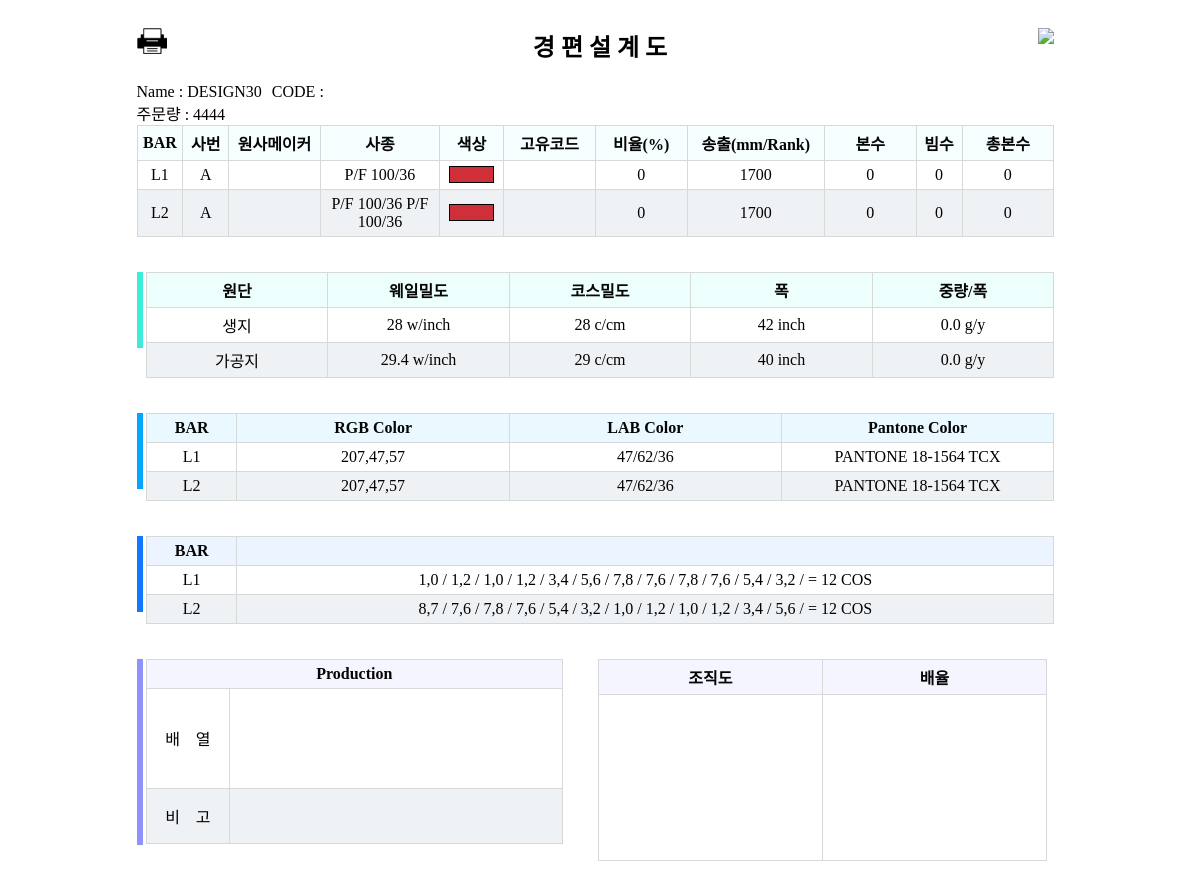
The app's page /production/detail/1 (signed in) with its own data.
### design_data/models.py (models this page shows, shortened)
class FSTY_CAD_Design_Data(models.Model):
    CAD_Design_Data_id = models.AutoField(primary_key=True)
    CAD_Design_Data_name = models.CharField(max_length=100, null=True)
    CAD_Design_Data_code = models.CharField(max_length=100, null=True)
    CAD_Design_Data_xml = models.FileField(upload_to=upload_product_file, null=True)
    CAD_Design_Data_pattern_image = models.ImageField(upload_to=upload_product_file, null=True)
    CAD_Design_Data_simulation_image = models.ImageField(upload_to=upload_product_file, null=True)
    CAD_Design_Data_create_date = models.DateTimeField(auto_now_add=True, blank=True)
    CAD_Design_Data_trc_file = models.FileField(upload_to=upload_product_file, null=True)
    CAD_Design_Data_magnification = models.CharField(max_length=10, null=True, blank=True)
    class Meta:
        db_table = 'FSTY_CAD_Design_Data'

class FSTY_CAD_Layer(models.Model):
    CAD_Layer_id = models.AutoField(primary_key=True)
    CAD_Layer_name = models.CharField(max_length=100, null=True)
    CAD_Layer_ratio = models.CharField(max_length=100, null=True)
    CAD_Layer_mm_rack = models.CharField(max_length=100, null=True)
    CAD_Layer_use = models.CharField(max_length=100, null=True)
    CAD_Layer_beam = models.CharField(max_length=100, null=True)
    CAD_Layer_total = models.CharField(max_length=100, null=True)
    CAD_Layer_iodata = models.CharField(max_length=2000, null=True)
    CAD_Layer_design_data = models.ForeignKey(FSTY_CAD_Design_Data, on_delete=models.CASCADE, null=True)
    class Meta:
        db_table = 'FSTY_CAD_Layer'

class FSTY_CAD_Yarn(models.Model):
    CAD_Yarn_id = models.AutoField(primary_key=True)
    CAD_Yarn_idx = models.CharField(max_length=100, null=True)
    CAD_Yarn_maker = models.CharField(max_length=100, null=True)
    CAD_Yarn_spec = models.CharField(max_length=100, null=True)
    CAD_Yarn_code = models.CharField(max_length=100, null=True)
    CAD_Yarn_rgb_color = models.CharField(max_length=100, null=True)
    CAD_Yarn_lab_color = models.CharField(max_length=100, null=True)
    CAD_Yarn_pantone_color = models.CharField(max_length=100, null=True)
    CAD_Yarn_layer = models.OneToOneField(FSTY_CAD_Layer, on_delete=models.CASCADE, null=True)
    class Meta:
        db_table = 'FSTY_CAD_Yarn'

class FSTY_CAD_Fabric(models.Model):
    CAD_Fabric_id = models.AutoField(primary_key=True)
    fabric_type = (
        ('R', u'row'),
        ('S', u'simulated')
    )
    CAD_Fabric_type = models.CharField(max_length=1, choices=fabric_type, null=True)
    CAD_Fabric_wpi = models.CharField(max_length=100, null=True)
    CAD_Fabric_cpi = models.CharField(max_length=100, null=True)
    CAD_Fabric_width = models.CharField(max_length=100, null=True)
    CAD_Fabric_weight_per_width = models.CharField(max_length=100, null=True)
    CAD_Fabric_production = models.ForeignKey(FSTY_CAD_Production, on_delete=models.CASCADE, null=True)
    class Meta:
        db_table = 'FSTY_CAD_Fabric'

class FSTY_CAD_Chain_Link(models.Model):
    CAD_Chain_Link_id = models.AutoField(primary_key=True)
    CAD_Chain_Link_course = models.CharField(max_length=2000)
    CAD_Chain_Link_layer = models.OneToOneField(FSTY_CAD_Layer, on_delete=models.CASCADE, null=True)
    class Meta:
        db_table = 'FSTY_CAD_Chain_Link'

### production/views.py (the view)
# urls.py: url(r'^design/(?P<designId>\d+)', views.showDesignProduction),
@csrf_exempt
@login_required(login_url='/')
def showDesignProduction(request, productionId):
    orderObj = Order_DesignData.objects.get(pk=productionId)
    designObj = orderObj.design_data_id
    return render(request, 'worksheet/knit.html', {'object': designObj, 'qrCode':orderObj.qr_code, 'orderQty':orderObj.design_qty})

### templates/worksheet/knit.html (shortened to what this page needs)
<!DOCTYPE html>
{% load staticfiles %}
<html lang="en">
<head>
        <link rel="stylesheet" href="{% static 'css/design.css' %}">
</head>
    <body>
        <div id="designData">
                    <div id="orderWrap">
                        <div id="designOrderWrap">
                            <h2 style="text-align:center;">경 편 설 계 도</h2>
                            <span id="qrCode"><img src="/media/{{ qrCode }}" width="90"></span>
                            <span id="printIcon" onclick="window.print()"><img src="{% static 'image/print2.png' %}" width="30px"></span>
                        </div>
                            <div id="topDesignInfo">
                                <div>Name : {{ object.CAD_Design_Data_name }}</div>
                                <div>CODE : {{ object.CAD_Design_Data_code }}</div>
                            </div>
                            <div id="topOrderInfo">
                                <div>주문량 : {{ orderQty }}</div>
                            </div>
                            <div id="yarnDiv">
                                <table id="yarnTable">
                                <colgroup>
                                    <col width="5%">
                                    <col width="5%">
                                    <col width="10%">
                                    <col width="13%">
                                    <col width="7%">
                                    <col width="10%">
                                    <col width="10%">
                                    <col width="15%">
                                    <col width="10%">
                                    <col width="5%">
                                    <col width="10%">
                                </colgroup>
                                <thead>
                                    <tr>
                                        <th>BAR</th>
                                        <th>사번</th>
                                        <th>원사메이커</th>
                                        <th>사종</th>
                                        <th>색상</th>
                                        <th>고유코드</th>
                                        <th>비율(%)</th>
                                        <th>송출(mm/Rank)</th>
                                        <th>본수</th>
                                        <th>빔수</th>
                                        <th>총본수</th>
                                    </tr>
                                </thead>
                                <tbody>
                                    {% for layer in object.fsty_cad_layer_set.all %}
                                    <tr>
                                        <td>{{ layer.CAD_Layer_name }}</td>
                                        <td>{{ layer.fsty_cad_yarn.CAD_Yarn_idx }}</td>
                                        <td>{{ layer.fsty_cad_yarn.CAD_Yarn_maker }}</td>
                                        <td>{{ layer.fsty_cad_yarn.CAD_Yarn_spec }}</td>
                                        <td><div class="cadyarn_color" style="background-color:rgb({{ layer.fsty_cad_yarn.CAD_Yarn_rgb_color }}); width:80%; height:15px; border: 1px solid black;"></div></td>
                                        <td>{{ layer.fsty_cad_yarn.CAD_Yarn_code }}</td>
                                        <td>{{ layer.CAD_Layer_ratio }}</td>
                                        <td>{{ layer.CAD_Layer_mm_rack }}</td>
                                        <td>{{ layer.CAD_Layer_use }}</td>
                                        <td>{{ layer.CAD_Layer_beam }}</td>
                                        <td>{{ layer.CAD_Layer_total }}</td>
                                    </tr>
                                    {% endfor %}
                                </tbody>
                            </table>
                            </div>
                            <div id="fabricDiv">
                                <div></div>
                                <table id="fabricTable">
                                <colgroup>
                                    <col width="20%">
                                    <col width="20%">
                                    <col width="20%">
                                    <col width="20%">
                                    <col width="20%">
                                </colgroup>
                                <thead>
                                    <tr>
                                        <th>원단</th>
                                        <th>웨일밀도</th>
                                        <th>코스밀도</th>
                                        <th>폭</th>
                                        <th>중량/폭</th>
                                    </tr>
                                </thead>
                                <tbody>
                                    {% for fabric in object.fsty_cad_production.fsty_cad_fabric_set.all %}
                                    <tr>
                                        <td>{% if fabric.CAD_Fabric_type == 'R' %}생지{% else %}가공지{% endif %}</td>
                                        <td>{{ fabric.CAD_Fabric_wpi }} w/inch</td>
                                        <td>{{ fabric.CAD_Fabric_cpi }} c/cm</td>
                                        <td>{{ fabric.CAD_Fabric_width }} inch</td>
                                        <td>{{ fabric.CAD_Fabric_weight_per_width }} g/y</td>
                                    </tr>
                                    {% endfor %}
                                </tbody>
                            </table>
                            </div>
                            <div id="colorDiv">
                                <div></div>
                                <table id="colorTable">
                                <colgroup>
                                    <col width="10%">
                                    <col width="30%">
                                    <col width="30%">
                                    <col width="30%">
                                </colgroup>
                                <thead>
                                    <tr>
                                        <th>BAR</th>
                                        <th>RGB Color</th>
                                        <th>LAB Color</th>
                                        <th>Pantone Color</th>
                                    </tr>
                                </thead>
                                <tbody>
                                    {% for layer in object.fsty_cad_layer_set.all %}
                                    <tr>
                                        <td>{{ layer.CAD_Layer_name }}</td>
                                        <td>{{ layer.fsty_cad_yarn.CAD_Yarn_rgb_color }}</td>
                                        <td>{{ layer.fsty_cad_yarn.CAD_Yarn_lab_color }}</td>
                                        <td>{{ layer.fsty_cad_yarn.CAD_Yarn_pantone_color }}</td>
                                    </tr>
                                    {% endfor %}
                                </tbody>
                            </table>
                            </div>
                            <div id="layerDiv">
                                <div></div>
                                <table id="layerTable">
                                <colgroup>
                                    <col width="10%">
                                    <col width="90%">
                                </colgroup>
                                <thead>
                                    <tr>
                                        <th>BAR</th>
                                        <th></th>
                                    </tr>
                                </thead>
                                <tbody>
                                    {% for layer in object.fsty_cad_layer_set.all %}
                                    <tr>
                                        <td>{{ layer.CAD_Layer_name }}</td>
                                        <td>{{ layer.fsty_cad_chain_link.CAD_Chain_Link_course }}</td>
                                    </tr>
                                    {% endfor %}
                                </tbody>
                            </table>
                            </div>
                            <div id="productionDiv">
                                <div></div>
                                <table id="productionTable">
                                    <colgroup>
                                        <col width="20%">
                                        <col width="80%">
                                    </colgroup>
                                    <thead>
                                        <tr>
                                            <th colspan="2">Production</th>
                                        </tr>
                                    </thead>
                                    <tbody>
                                        <tr>
                                            <td>배&nbsp&nbsp&nbsp&nbsp열</td>
                                            <td></td>
                                        </tr>
                                        <tr>
                                            <td>비&nbsp&nbsp&nbsp&nbsp고</td>
                                            <td></td>
                                        </tr>
                                    </tbody>
                                </table>
                                <table id="imgTable">
                                    <colgroup>
                                        <col width="50%">
                                        <col width="50%">
                                    </colgroup>
                                    <thead>
                                        <tr>
                                            <th>조직도</th>
                                            <th>배율</th>
                                        </tr>
                                    </thead>
                                    <tbody>
                                        <tr>
                                            <td><div style="background-image: url('/media/{{ object.CAD_Design_Data_pattern_image }}')"></div></td>
                                            <td><div style="background-image: url('/media/{{ object.CAD_Design_Data_simulation_image }}')"></div></td>
                                        </tr>
                                    </tbody>
                                </table>
                            </div>
                        </div>
                    </div>
    </body>

### records on screen
FSTY_CAD_Design_Data: CAD_Design_Data_name "DESIGN30"
FSTY_CAD_Layer: CAD_Layer_name "L1", fsty_cad_yarn.CAD_Yarn_idx "A", fsty_cad_yarn.CAD_Yarn_spec "P/F 100/36", CAD_Layer_ratio "0", CAD_Layer_mm_rack "1700", CAD_Layer_use "0", CAD_Layer_beam "0", CAD_Layer_total "0", fsty_cad_yarn.CAD_Yarn_rgb_color "207,47,57", fsty_cad_yarn.CAD_Yarn_lab_color "47/62/36", fsty_cad_yarn.CAD_Yarn_pantone_color "PANTONE 18-1564 TCX", fsty_cad_chain_link.CAD_Chain_Link_course "1,0 / 1,2 / 1,0 / 1,2 / 3,4 / 5,6 / 7,8 / 7,6 / 7,8 / 7,6 / 5,4 / 3,2 / = 12 COS"
FSTY_CAD_Layer: CAD_Layer_name "L2", fsty_cad_yarn.CAD_Yarn_idx "A", fsty_cad_yarn.CAD_Yarn_spec "P/F 100/36 P/F 100/36", CAD_Layer_ratio "0", CAD_Layer_mm_rack "1700", CAD_Layer_use "0", CAD_Layer_beam "0", CAD_Layer_total "0", fsty_cad_yarn.CAD_Yarn_rgb_color "207,47,57", fsty_cad_yarn.CAD_Yarn_lab_color "47/62/36", fsty_cad_yarn.CAD_Yarn_pantone_color "PANTONE 18-1564 TCX", fsty_cad_chain_link.CAD_Chain_Link_course "8,7 / 7,6 / 7,8 / 7,6 / 5,4 / 3,2 / 1,0 / 1,2 / 1,0 / 1,2 / 3,4 / 5,6 / = 12 COS"
FSTY_CAD_Fabric: CAD_Fabric_type "생지", CAD_Fabric_wpi "28", CAD_Fabric_cpi "28", CAD_Fabric_width "42", CAD_Fabric_weight_per_width "0.0"
FSTY_CAD_Fabric: CAD_Fabric_type "가공지", CAD_Fabric_wpi "29.4", CAD_Fabric_cpi "29", CAD_Fabric_width "40", CAD_Fabric_weight_per_width "0.0"

### other values on screen
{{ orderQty }} "4444"
